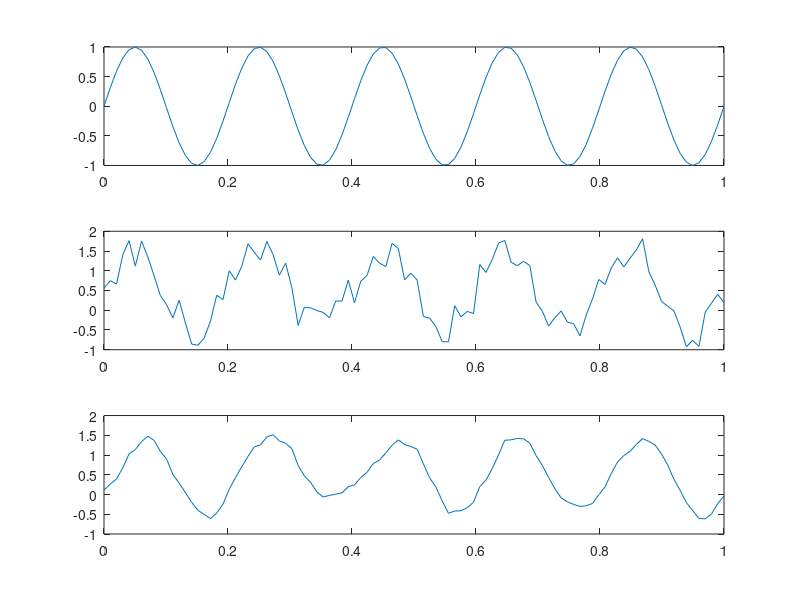

MATLAB code for this plot:
%Impact of  MA  filter
clc
clear all
close all
t=linspace(0,1,100);
f=5;
x=sin(2*pi*f*t);    %Clean signal
w=rand(1,length(x));    %Noise
x1=x+w;     %Corrupted signal
%Apply MA filter to smoothen the signal
h=1/5*ones(1,5);
y=conv(x1,h);
subplot(3,1,1),plot(t,x),
subplot(3,1,2),plot(t,x1),
subplot(3,1,3),plot(t,y(1:length(t)))